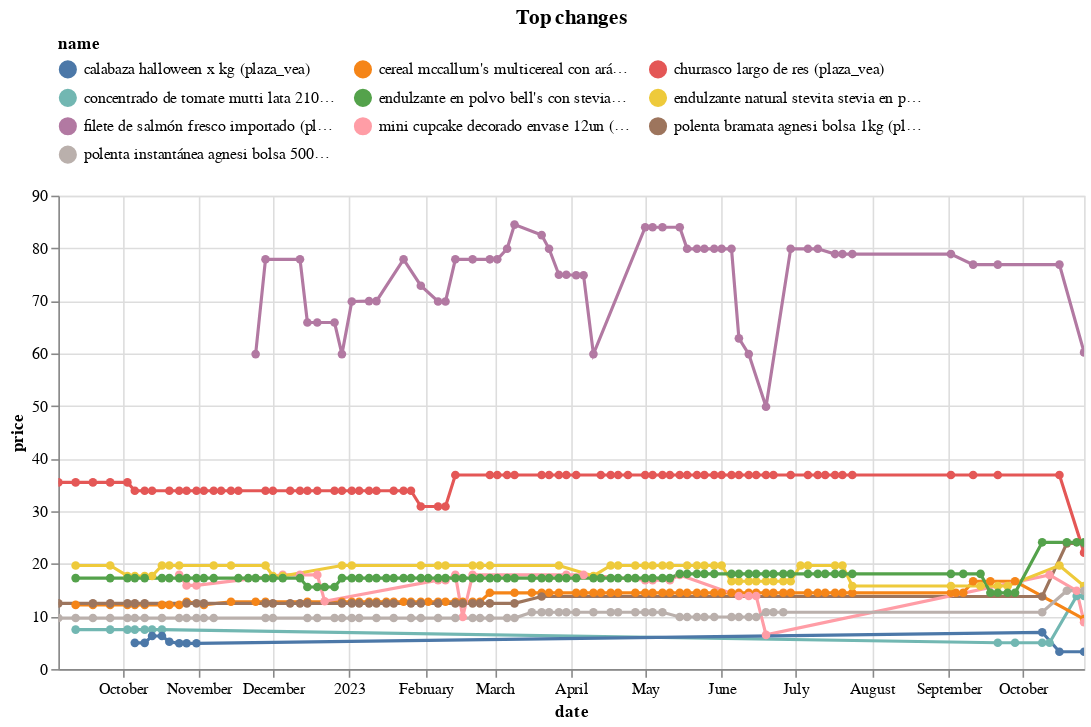

The code cell stored with this chart in its notebook:
### Code cell
top_changes.head(10).pipe(plot_changes, 'Top changes')

### Figure 1 — Vega-Lite specification as saved in the notebook (floating-point values rounded to 4 significant figures; data arrays with more than 128 entries replaced by an {"elided": "..."} marker saying what was removed)
{"config": {"view": {"continuousWidth": 300, "continuousHeight": 300}, "legend": {"columns": 3, "orient": "top"}}, "data": {"name": "data-0191a940ef4771b1c59665a1ebf9b654"}, "mark": {"type": "line", "point": true}, "encoding": {"color": {"field": "name", "scale": {"domain": ["calabaza halloween x kg (plaza_vea)", "cereal mccallum's multicereal con arándanos caja 350g (plaza_vea)", "churrasco largo de res (plaza_vea)", "concentrado de tomate mutti lata 210g (plaza_vea)", "endulzante en polvo bell's con stevia frasco 60g (plaza_vea)", "endulzante natural stevita stevia en polvo caja 50 sobres (plaza_vea)", "filete de salmón fresco importado (plaza_vea)", "mini cupcake decorado envase 12un (plaza_vea)", "polenta bramata agnesi bolsa 1kg (plaza_vea)", "polenta instantánea agnesi bolsa 500g (plaza_vea)"]}, "type": "nominal"}, "tooltip": [{"field": "name", "type": "nominal"}, {"field": "price", "type": "quantitative"}, {"field": "last_price", "type": "quantitative"}], "x": {"field": "date", "type": "temporal"}, "y": {"field": "price", "type": "quantitative"}}, "params": [{"name": "param_1", "select": {"type": "point", "fields": ["name"]}, "bind": "legend"}, {"name": "param_2", "select": {"type": "interval", "encodings": ["x", "y"]}, "bind": "scales"}], "title": "Top changes", "transform": [{"filter": {"param": "param_1"}}], "width": 650, "$schema": "https://vega.github.io/schema/vega-lite/v5.15.1.json", "datasets": {"data-0191a940ef4771b1c59665a1ebf9b654": {"elided": "492 records"}}}
